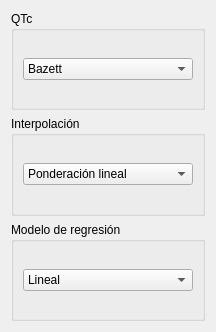
            <widget class="QWidget" name="scrollAreaWidgetContents_4">
             <property name="geometry">
              <rect>
               <x>0</x>
               <y>0</y>
                  <width>187</width>
                  <height>332</height>
              </rect>
             </property>
             <layout class="QVBoxLayout" name="verticalLayout_6">
              <item>
               <widget class="QGroupBox" name="groupBox_14">
                <property name="title">
                    <string>QTc</string>
                </property>
                <property name="flat">
                 <bool>true</bool>
                </property>
                   <layout class="QVBoxLayout" name="verticalLayout_8">
                       <item>
                           <widget class="QComboBox" name="comboBox_3">
                               <item>
                                   <property name="text">
                                       <string>Bazett</string>
                                   </property>
                               </item>
                               <item>
                                   <property name="text">
                                       <string>Hodges</string>
                                   </property>
                               </item>
                               <item>
                                   <property name="text">
                                       <string>Fridericia</string>
                                   </property>
                               </item>
                               <item>
                                   <property name="text">
                                       <string>Rautaharju</string>
                                   </property>
                               </item>
                               <item>
                                   <property name="text">
                                       <string>Framingham</string>
                                   </property>
                               </item>
                           </widget>
                       </item>
                   </layout>
               </widget>
              </item>
              <item>
               <widget class="QGroupBox" name="groupBox_15">
                <property name="title">
                    <string>Interpolación</string>
                </property>
                <property name="flat">
                 <bool>true</bool>
                </property>
                   <layout class="QGridLayout" name="gridLayout_33">
                       <item row="0" column="0">
                           <widget class="QComboBox" name="comboBox_4">
                               <item>
                                   <property name="text">
                                       <string>Ponderación lineal</string>
                                   </property>
                               </item>
                               <item>
                                   <property name="text">
                                       <string>Ponderación exponencial</string>
                                   </property>
                               </item>
                           </widget>
                       </item>
                   </layout>
               </widget>
              </item>
              <item>
               <widget class="QGroupBox" name="groupBox_16">
                <property name="title">
                    <string>Modelo de regresión</string>
                </property>
                <property name="flat">
                 <bool>true</bool>
                </property>
                   <layout class="QGridLayout" name="gridLayout_34">
                       <item row="0" column="0">
                           <widget class="QComboBox" name="comboBox_2">
                               <item>
                                   <property name="text">
                                       <string>Lineal</string>
                                   </property>
                               </item>
                               <item>
                                   <property name="text">
                                       <string>Hiperbólico</string>
                                   </property>
                               </item>
                               <item>
                                   <property name="text">
                                       <string>Parabólico-Log</string>
                                   </property>
                               </item>
                               <item>
                                   <property name="text">
                                       <string>Logarítmico</string>
                                   </property>
                               </item>
                               <item>
                                   <property name="text">
                                       <string>Logarítmico desplazado</string>
                                   </property>
                               </item>
                               <item>
                                   <property name="text">
                                       <string>Exponencial</string>
                                   </property>
                               </item>
                               <item>
                                   <property name="text">
                                       <string>Arco tangente</string>
                                   </property>
                               </item>
                               <item>
                                   <property name="text">
                                       <string>Arco tangente hiperbólica</string>
                                   </property>
                               </item>
                               <item>
                                   <property name="text">
                                       <string>Arco seno hiperbólico</string>
                                   </property>
                               </item>
                               <item>
                                   <property name="text">
                                       <string>Arco coseno hiperbólico</string>
                                   </property>
                               </item>
                           </widget>
                       </item>
                   </layout>
               </widget>
              </item>
             </layout>
            </widget>
